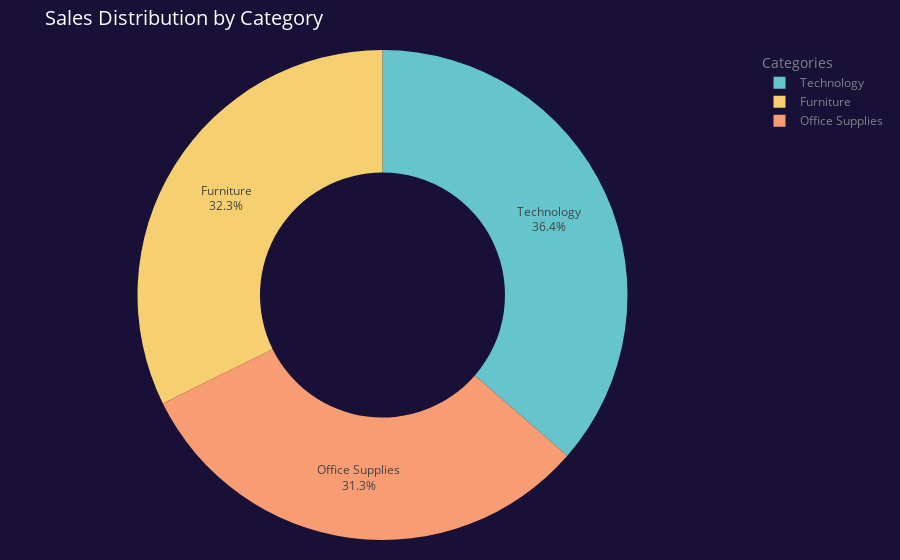

The notebook cell saved with this chart:
### Code cell
fig =plt.figure(figsize=(26,8)) 
fig = px.pie(sales_by_category, 
             values='Sales', 
             names='Category', 
             hole=0.5, 
             color_discrete_sequence=px.colors.qualitative.Pastel)

fig.update_traces(textposition='inside', textinfo='percent+label')


fig.update_layout(
    title='Sales Distribution by Category', 
    title_font=dict(size=20),  
    title_font_color="#fefeff", 
    legend_title='Categories',  
    legend_font=dict(size=12), 
    legend_font_color="#7f848a",  
    font=dict(color="#ffffff"),
    margin=dict(l=20, r=20, t=50, b=20), 
    paper_bgcolor='#181036',  
    
)

fig.show()

### Figure 1 — Plotly figure (JSON) as saved in the notebook; plotly's stock layout.template omitted (floating-point values rounded to 4 significant figures)
{"data": [{"domain": {"x": [0, 1], "y": [0, 1]}, "hole": 0.5, "hovertemplate": "Category=%{label}<br>Sales=%{value}<extra></extra>", "labels": ["Furniture", "Office Supplies", "Technology"], "legendgroup": "", "name": "", "showlegend": true, "textinfo": "percent+label", "textposition": "inside", "type": "pie", "values": [742000.0, 719000.0, 836200.0]}], "layout": {"font": {"color": "#ffffff"}, "legend": {"font": {"color": "#7f848a", "size": 12}, "title": {"text": "Categories"}, "tracegroupgap": 0}, "margin": {"b": 20, "l": 20, "r": 20, "t": 50}, "paper_bgcolor": "#181036", "piecolorway": ["rgb(102, 197, 204)", "rgb(246, 207, 113)", "rgb(248, 156, 116)", "rgb(220, 176, 242)", "rgb(135, 197, 95)", "rgb(158, 185, 243)", "rgb(254, 136, 177)", "rgb(201, 219, 116)", "rgb(139, 224, 164)", "rgb(180, 151, 231)", "rgb(179, 179, 179)"], "title": {"font": {"color": "#fefeff", "size": 20}, "text": "Sales Distribution by Category"}}}
